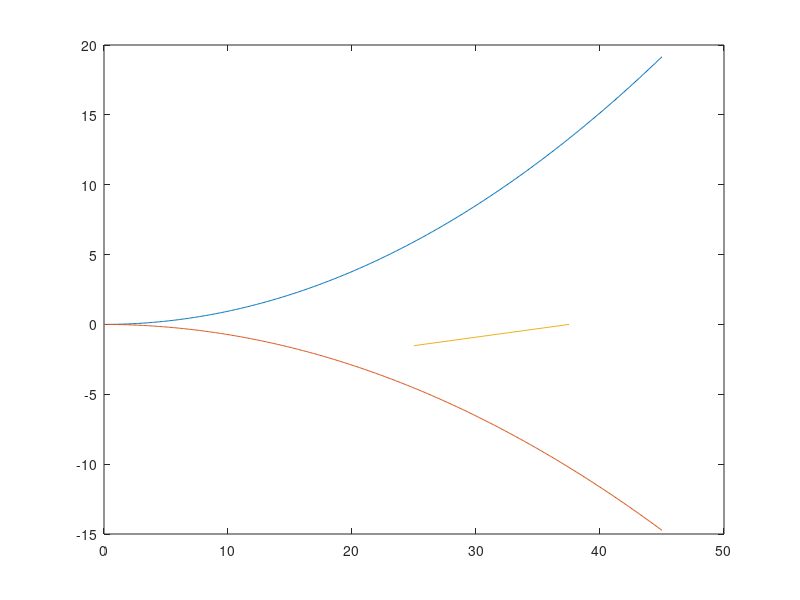

The MATLAB script that drew this image: (Note: this script raises an error after producing the figure.)
%variaveis da aeronave
clmax = 1.3;
clmin = -1;
ws = 84.15; %N/m^s
nmax = 3.8;
nmin = -0.4*nmax;
vcruise = 25;
clalfa = 0.09045455*180/pi;
cmed = 0.28;
Vb = 10; %V gust max gust

%variaveis do ambiente
rho = 1.225;
g = 9.81;

%Cálculos
v = 0:0.1:45;
vdive = 1.5*vcruise;
nclmax = 0.5*rho*clmax*v.^2/ws;
nclmin = 0.5*rho*clmin*v.^2/ws;
VlimAeroelastico = [vcruise vdive];
nlimAeroelastico = [nmin 0];
va = sqrt((2*nmax*ws)/(rho*clmax));
vstall = sqrt((2*ws)/(rho*clmax));
nNegvstall = 0.5*rho*clmin*vstall^2/ws;

%gusts of wind
miu = 2*ws/(rho*g*cmed*clalfa);
k = 0.88*miu/(5.3 +miu); %subsonico
Vb = k*Vb; %V gust max gust
deltanb = rho*Vb*va*clalfa/(2*ws);
vnb = [0 va];
nbposi = [1 1+deltanb];
nbneg = [1 1-deltanb];

% Gráficos
plot(v,nclmax,'DisplayName','Positive Stall Limit');
hold on
plot(v,nclmin,'DisplayName','Negative Stall Limit');
plot(VlimAeroelastico,nlimAeroelastico,'DisplayName','Limite Aeroelástico');

linenmax = yline(nmax,'-g','Structural Limit','DisplayName','Positive Structural Limit');
linenmax.LabelHorizontalAlignment = 'left';
linenmin = yline(nmin,'-c','Structural Limit','DisplayName','Negative Structural Limit');
linenmin.LabelHorizontalAlignment = 'left';

linedinamiclimit = xline(vdive,'-m','Dinamic Pressure Limit','DisplayName','Dinamic Pressure Limit');
linedinamiclimit.LabelVerticalAlignment = 'middle';

%gusts of wind
%nb
nbposi = extrapolate([vnb(1) nbposi(1)],[vnb(2) nbposi(2)],v);
plot(v,nbposi);
nbneg = extrapolate([vnb(1) nbneg(1)],[vnb(2) nbneg(2)],v);
plot(v,nbneg);

%stall
plot([vstall vstall],[nNegvstall 1]);

legend('show','Location','SouthOutside');
xlim([0 vdive+10])
%ylim([nmin-0.5 nmax+1])
ylim([-8 10])

function [yvalues] = extrapolate(begPoint,endPoint,xvalues)
m = (endPoint(2)-begPoint(2))/(endPoint(1)-begPoint(1));
b = begPoint(2);
yvalues = xvalues*m+b;
end